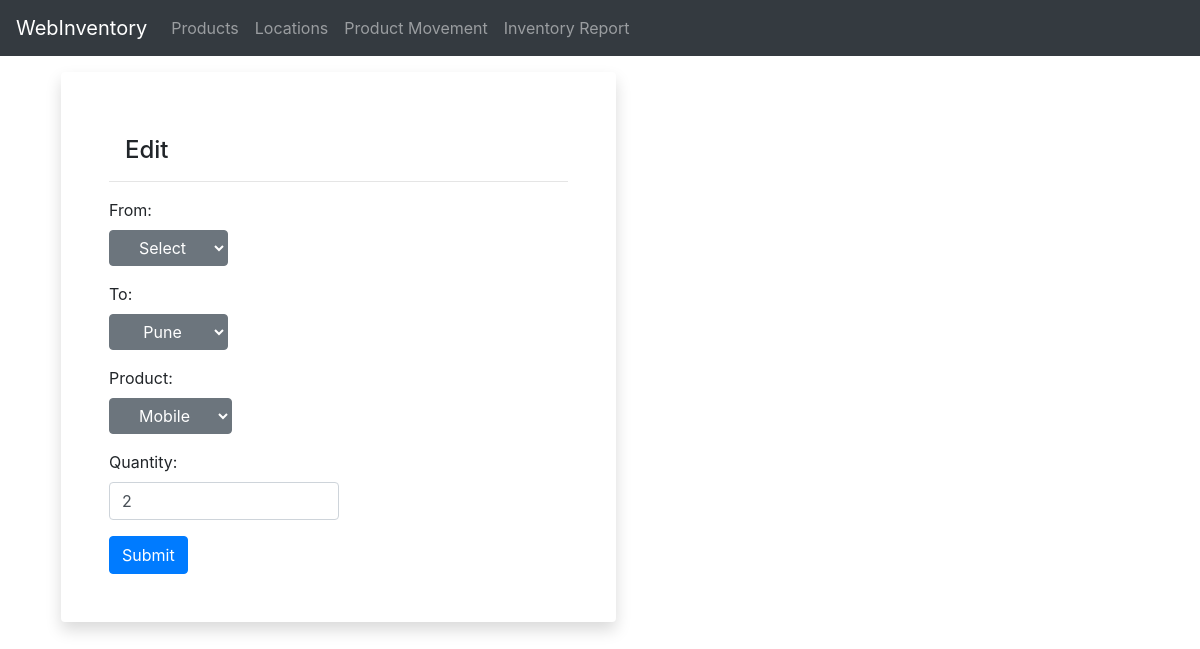
The page /product-movement/edit/1 on the database its author committed.
### app.py (models this page shows, shortened)
class ProductMovement(db.Model):
    __tablename__ = "ProdutMovement"
    movement_id = db.Column(db.Integer, primary_key=True)
    timestamp = db.Column(db.DateTime, nullable=False, default =datetime.utcnow )
    from_location = db.Column(db.Integer, db.ForeignKey('Location.location_id'))
    to_location = db.Column(db.Integer,db.ForeignKey('Location.location_id'))
    product_id = db.Column(db.Integer,db.ForeignKey('Product.product_id'))
    from_location_ref = db.relationship("Location",foreign_keys=[from_location])
    to_location_ref = db.relationship("Location",foreign_keys=[to_location])
    product_ref = db.relationship("Product", foreign_keys=[product_id])
    qty = db.Column(db.Integer, nullable=False)

class Location(db.Model):
    __tablename__ = "Location"
    location_id = db.Column(db.Integer, primary_key=True)
    location_name = db.Column(db.String(100), nullable=False)

class Product(db.Model):
    __tablename__ = "Product"
    product_id = db.Column(db.Integer, primary_key=True)
    product_name = db.Column(db.String(100), nullable=False)

### app.py (the view)
@app.route('/product-movement/edit/<int:id>', methods=["GET","POST"])
def edit_product_movement(id):
    movement = ProductMovement.query.get_or_404(id)
    if request.method == "POST":
        movement.from_location = request.form['from_location']
        movement.to_location = request.form["to_location"]
        movement.product_id = request.form["product_id"]
        movement.qty = request.form["qty"]
        db.session.commit()
        return redirect("/product-movement")
    else:
        return render_template('modify_product_movement.html', movement=movement, locations=Location.query.all(), products = Product.query.all())

### templates/modify_product_movement.html (shortened to what this page needs)
{% extends 'base.html' %} {% block head %} {% endblock %} {% block body %}
<div class="shadow p-5 m-3 bg-white rounded w-50 ">
	<h4 class="m-3">{% if movement %} Edit {% else %} Add {% endif %}</h4>
	<hr>
	<form {% if movement %} action="/product-movement/edit/{{movement.movement_id}}" {% else %} action="/product-movement/add" {% endif %} method="POST">
		<div class="form-group">
				<label for="from_location">From:</label>
				<div class="dropdown">
					<select class="btn btn-secondary dropdown-toggle" id="from_location" name="from_location">
						<option value="N/A">Select</option>
					</select>
				</div>
			</div>
			<div class="form-group ">
				<label for="to_location">To:</label>
				<div class="dropdown">
					<select class="btn btn-secondary dropdown-toggle" name="to_location" id="to_location">
						{% for location in locations %}
						<option class="dropdown-item" value="{{location.location_id}}" {% if (movement) and (movement.to_location == location.location_id) %} selected="selected" {% endif %}>
							{{location.location_name}}
						</option>
						{% endfor %}
					</select>
				</div>
			</div>
			<div class="form-group">
				<label for="product_id">Product:</label>
				<div class="dropdown">
					<select required class="btn btn-secondary dropdown-toggle" name="product_id" id="product_id" >
						{% for product in products %}
						<option class="dropdown-item" value="{{product.product_id}}" {% if (movement) and (movement.product_id == product.product_id) %} selected="selected" {% endif %}>
							{{product.product_name}}
						</option>
						{% endfor %}
					</select>
				</div>
			</div>
			<div class="form-group w-50">
				<label for="qty">Quantity:</label>
				<input class="form-control" type="text" name="qty" id="qty" placeholder="Enter Quantity" aria-label="Enter Quantity" {% if movement %} value="{{movement.qty}}" {% endif %} required />
			</div>
		<input class="btn btn-primary" type="submit" value="Submit" />
	</form>
</div>
{% endblock %}

### rows shown on the page
ProductMovement: to_location "Pune", product_id "Mobile", qty "2"
